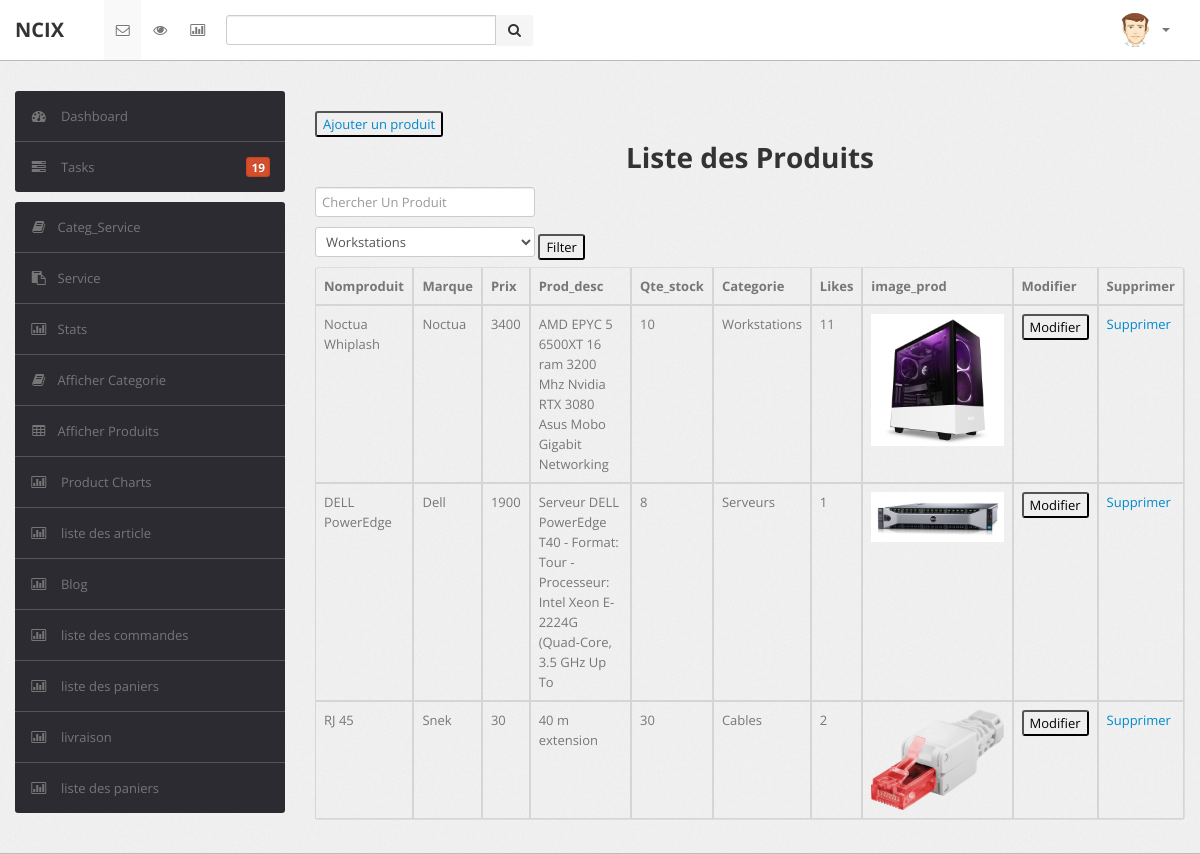
The page /V/B/afficherListeProduits.php on the database its author committed.
### tables this page shows
CREATE TABLE `produit` (
  `NumProduit` int(11) NOT NULL,
  `Nomproduit` varchar(100) NOT NULL,
  `Marque` varchar(100) NOT NULL,
  `Prix` int(11) NOT NULL,
  `Prod_desc` varchar(100) NOT NULL,
  `Qte_stock` int(11) NOT NULL,
  `Id_cat` int(11) NOT NULL,
  `image_prod` varchar(255) NOT NULL,
  `Likes` int(11) NOT NULL
);

CREATE TABLE `categorie` (
  `Id_cat` int(11) NOT NULL,
  `NomCategorie` varchar(200) NOT NULL,
  `image_cat` varchar(255) NOT NULL
);

### C/CategorieC.php (called while the page is built, shortened)
<?php
	class CategorieC {
		function affichercategories(){
			$sql="SELECT * FROM categorie";
			$db = config::getConnexion();
			try{
				$liste = $db->query($sql);
				return $liste;
			}
			catch(Exception $e){
				die('Erreur:'. $e->getMessage());
			}
		}
	}
?>

### C/ProduitC.php (called while the page is built, shortened)
<?php
class ProduitC
{
	function afficherproduits()
	{
		$sql = "SELECT * FROM produit p inner join categorie c on p.id_cat=c.id_cat";
		$db = config::getConnexion();
		try {
			$liste = $db->query($sql);
			return $liste;
		} catch (Exception $e) {
			die('Erreur:' . $e->getMessage());
		}
	}
}

### V/B/afficherListeProduits.php (the view, shortened to what this page needs)
<?php
require_once 'B:\apps\xampp\htdocs\ncix\C\ProduitC.php';
require_once 'B:\apps\xampp\htdocs\ncix\C\CategorieC.php';
$ProduitC = new ProduitC();
$CategorieC = new CategorieC();
$listeProduits = $ProduitC->afficherproduits();
$listeCategorie = $CategorieC->affichercategories();
?>
<!DOCTYPE html>
<html lang="en">
<head>
	<link type="text/css" href="bootstrap/css/bootstrap.min.css" rel="stylesheet">
	<link type="text/css" href="bootstrap/css/bootstrap-responsive.min.css" rel="stylesheet">
	<link type="text/css" href="css/theme.css" rel="stylesheet">
	<link type="text/css" href="images/icons/css/font-awesome.css" rel="stylesheet">
</head>
<body>
	<div class="navbar navbar-fixed-top">
		<div class="navbar-inner">
			<div class="container">
			  	<a class="brand" href="index.html">
			  		NCIX
			  	</a>
				<div class="nav-collapse collapse navbar-inverse-collapse">
					<ul class="nav nav-icons">
						<li class="active"><a href="#">
							<i class="icon-envelope"></i>
						</a></li>
						<li><a href="#">
							<i class="icon-eye-open"></i>
						</a></li>
						<li><a href="#">
							<i class="icon-bar-chart"></i>
						</a></li>
					</ul>
					<form class="navbar-search pull-left input-append" action="afficherSearch.php" method="POST">
						<input class="span3" type="text" id="search" name="search" >
						<button class="btn" id="searchButton" name="searchButton" type = "submit ">
							<i class="icon-search"></i>
						</button>
					</form>
					<ul class="nav pull-right">
						<li class="nav-user dropdown">
							<a href="#" class="dropdown-toggle" data-toggle="dropdown">
								<img src="images/user.png" class="nav-avatar" />
								<b class="caret"></b>
							</a>
						</li>
					</ul>
				</div>
			</div>
		</div>
	</div>
	<div class="wrapper">
		<div class="container">
			<div class="row">
				<div class="span3">
					<div class="sidebar">
						<ul class="widget widget-menu unstyled">
							<li class="active">
								<a href="index.html">
									<i class="menu-icon icon-dashboard"></i>
									Dashboard
								</a>
							</li>
							<li>
								<a href="task.html">
									<i class="menu-icon icon-tasks"></i>
									Tasks
									<b class="label orange pull-right">19</b>
								</a>
							</li>
						</ul>
                            <ul class="widget widget-menu unstyled">
                                           <li><a href="afficherCtgs.php"><i class="menu-icon icon-book"></i>Categ_Service </a></li>
                                <li><a href="afficherSe.php"><i class="menu-icon icon-paste"></i>Service </a></li>
									<li><a href="statS.php"><i class="menu-icon icon-bar-chart"></i>Stats </a></li>
					<li><a href="afficherListeCategories.php"><i class="menu-icon icon-book"></i>Afficher Categorie </a></li>
							<li><a href="afficherListeProduits.php"><i class="menu-icon icon-table"></i>Afficher Produits </a></li>
							<li><a href="charts.php"><i class="menu-icon icon-bar-chart"></i> Product Charts </a></li>
							<li><a href="afficherlistesujet.php"><i class="menu-icon icon-bar-chart"></i> liste des article </a></li>
							<li><a href="afficheBlog.php"><i class="menu-icon icon-bar-chart"></i> Blog </a></li>
							<li><a href="affichercommande.php"><i class="menu-icon icon-bar-chart"></i> liste des commandes </a></li>
							<li><a href="afficherpanier.php"><i class="menu-icon icon-bar-chart"></i> liste des paniers </a></li>
							<li><a href="gestionlivraison.php"><i class="menu-icon icon-bar-chart"></i> livraison </a></li>
							<li><a href="gestionlivreur.php"><i class="menu-icon icon-bar-chart"></i> liste des paniers </a></li>
                            </ul>
					</div>
				</div>
				<div class="span9">
					<div class="card mb-4">
						<div class="card-header">
							<br />
							<button><a href="form.php">Ajouter un produit </a></button>
							<center>
								<h1>Liste des Produits</h1>
							</center>
							<input type="text" id="searchInput" onkeyup="search('tableProduits')" class="form-control" placeholder="Chercher Un Produit">
							<form action="afficherListeProduitsFiltered.php" method="POST">
								<select name="categorie" value='' id='filterCategorie'>Categorie</option>
									<?php
									foreach ($listeCategorie as $Categorie) {
										echo "<option value=$Categorie[Id_cat]>$Categorie[NomCategorie]</option>";
									}
									echo "</select>";
									?>
									<input type="submit" class="button" value="Filter">
							</form>
							<div class="card-body">
								<div class="table-responsive">
									<table border="1" align="center" cellpadding="0" cellspacing="0" border="0" class="table table-sm table-bordered table-striped display" id="tableProduits" width="100%">
										<thead>
											<tr>
												<th onclick="sortTable(0)">Nomproduit</th>
												<th onclick="sortTable(1)">Marque</th>
												<th onclick="sortTable(2)">Prix</th>
												<th onclick="sortTable(3)">Prod_desc</th>
												<th onclick="sortTable(4)">Qte_stock</th>
												<th onclick="sortTable(5)">Categorie</th>
												<th onclick="sortTable(6)">Likes</th>
												<th>image_prod</th>
												<th>Modifier</th>
												<th>Supprimer</th>
											</tr>
											<?php
											foreach ($listeProduits as $Produit) {
											?>
												<tr>
													<td><?php echo $Produit['Nomproduit']; ?></td>
													<td><?php echo $Produit['Marque']; ?></td>
													<td><?php echo $Produit['Prix']; ?></td>
													<td><?php echo $Produit['Prod_desc']; ?></td>
													<td><?php echo $Produit['Qte_stock']; ?></td>
													<td><?php echo $Produit['NomCategorie']; ?></td>
													<td><?php echo $Produit['Likes']; ?></td>
													<td>
													<img src="..\assets\images\<?PHP echo $Produit['image_prod']; ?>" class="product-img">
													</td>
													<td>
														<form method="POST" action="modifierproduit.php">
															<input type="submit" name="Modifier" value="Modifier">
														</form>
													</td>
													<td>
														<a href="supprimerproduit.php?NumProduit=<?php echo $Produit['NumProduit']; ?>">Supprimer</a>
													</td>
												</tr>
											<?php
											}
											?>
										</thead>
									</table>
								</div>
							</div>
						</div>
					</div>
				</div>
			</div>
		</div>
	</div>
</body>
</html>

### rows shown on the page
produit: Nomproduit "Noctua Whiplash", Marque "Noctua", Prix "3400", Prod_desc "AMD EPYC 5 6500XT 16 ram 3200 Mhz Nvidia RTX 3080 Asus Mobo Gigabit Networking", Qte_stock "10", Id_cat.NomCategorie "Workstations", Likes "11", image_prod (picture)
produit: Nomproduit "DELL PowerEdge", Marque "Dell", Prix "1900", Prod_desc "Serveur DELL PowerEdge T40 - Format: Tour - Processeur: Intel Xeon E-2224G (Quad-Core, 3.5 GHz Up To", Qte_stock "8", Id_cat.NomCategorie "Serveurs", Likes "1", image_prod (picture)
produit: Nomproduit "RJ 45", Marque "Snek", Prix "30", Prod_desc "40 m extension", Qte_stock "30", Id_cat.NomCategorie "Cables", Likes "2", image_prod (picture)

### other values the page prints
form field categorie "Workstations"
